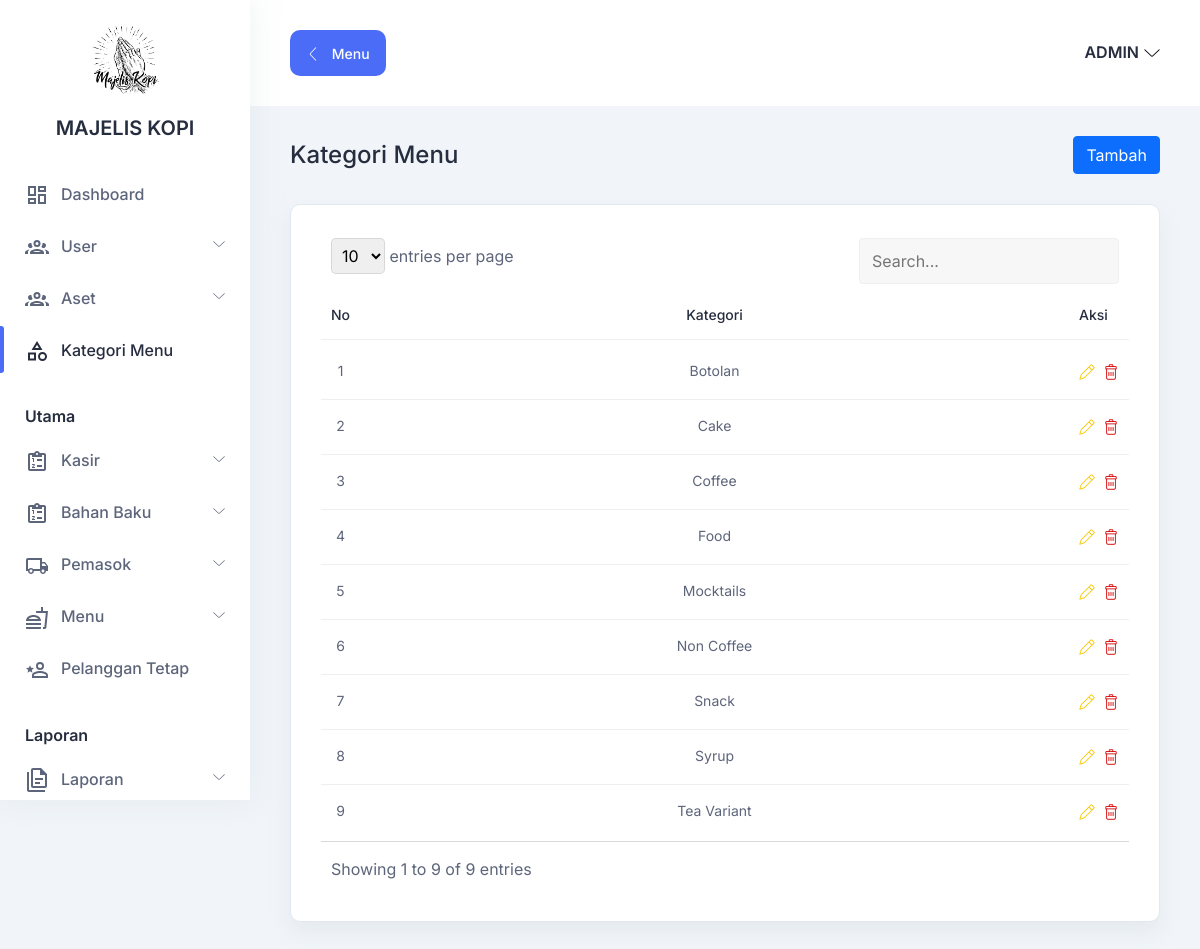
Screenshot of /index.php?h1=kategori_menu (signed in) with the database file from the repository.
### tables this page shows
CREATE TABLE `kategori_menu`(
    `id` BIGINT UNSIGNED AUTO_INCREMENT,
    `nama` VARCHAR(255) UNIQUE,
    PRIMARY KEY(`id`)
);

### halaman/kategori_menu/index.php (the view, shortened to what this page needs)
<section class="table-components">
    <div class="container-fluid">
        <div class="title-wrapper pt-30">
            <div class="row align-items-center">
                <div class="col">
                    <div class="title mb-30">
                        <h3>Kategori Menu</h3>
                    </div>
                </div>
                <div class="col-auto">
                    <a href="?h1=tambah_kategori_menu" class="btn btn-primary mb-30">Tambah</a>
                </div>
            </div>
        </div>
        <div class="tables-wrapper">
            <div class="row">
                <div class="col-lg-12">
                    <div class="card-style mb-30">
                        <div class="table-responsive">
                            <table id="table" class="table">
                                <thead>
                                    <tr>
                                        <th class="text-center fit">
                                            <h6>No</h6>
                                        </th>
                                        <th class="text-center">
                                            <h6>Kategori</h6>
                                        </th>
                                        <th class="fit">
                                            <h6>Aksi</h6>
                                        </th>
                                    </tr>
                                </thead>
                                <?php
                                $result = $conn->query("SELECT * FROM kategori_menu ORDER BY nama");
                                $no = 1;
                                ?>
                                <tbody>
                                    <?php if ($result->num_rows) : ?>
                                        <?php while ($row = $result->fetch_assoc()) : ?>
                                            <tr>
                                                <td class="text-center fit">
                                                    <p><?= $no++; ?></p>
                                                </td>
                                                <td class="text-center">
                                                    <p><?= $row['nama']; ?></p>
                                                </td>
                                                <td class="d-flex gap-2">
                                                    <div class="action">
                                                        <a href="?h1=ubah_kategori_menu&id=<?= $row['id']; ?>" class="text-warning">
                                                            <i class="lni lni-pencil"></i>
                                                        </a>
                                                    </div>
                                                    <div class="action">
                                                        <a onclick="return confirm('Yakin?')" href="?h1=hapus_kategori_menu&id=<?= $row['id']; ?>" class="text-danger">
                                                            <i class="lni lni-trash-can"></i>
                                                        </a>
                                                    </div>
                                                </td>
                                            </tr>
                                        <?php endwhile; ?>
                                    <?php else : ?>
                                        <tr>
                                            <td colspan="3">Data Kosong</td>
                                        </tr>
                                    <?php endif; ?>
                                </tbody>
                            </table>
                        </div>
                    </div>
                </div>
            </div>
        </div>
    </div>
</section>

### assets/css/fullcalendar.css (style rules this page uses)
:root { --fc-daygrid-event-dot-width: 8px; }
:root { --fc-list-event-dot-width: 10px; --fc-list-event-hover-bg-color: #f5f5f5; }

### assets/css/datatable.css (style rules this page uses)
.dataTable-table { max-width: 100%; width: 100%; border-spacing: 0; border-collapse: separate; }
.dataTable-table > tbody > tr > td, .dataTable-table > tbody > tr > th, .dataTable-table > tfoot > tr > td, .dataTable-table > tfoot > tr > th, .dataTable-table > thead > tr > td, .dataTable-table > thead > tr > th { vertical-align: top; padding: 8px 10px; }
.dataTable-table > thead > tr > th { vertical-align: bottom; text-align: left; border-bottom: 1px solid #d9d9d9; }
.dataTable-table th { vertical-align: bottom; text-align: left; }

### index.php (style rules this page uses)
.fit { width: 1%; white-space: nowrap; }

### rows the page displays
kategori_menu: nama "Botolan"
kategori_menu: nama "Cake"
kategori_menu: nama "Coffee"
kategori_menu: nama "Food"
kategori_menu: nama "Mocktails"
kategori_menu: nama "Non Coffee"
kategori_menu: nama "Snack"
kategori_menu: nama "Syrup"
kategori_menu: nama "Tea Variant"
